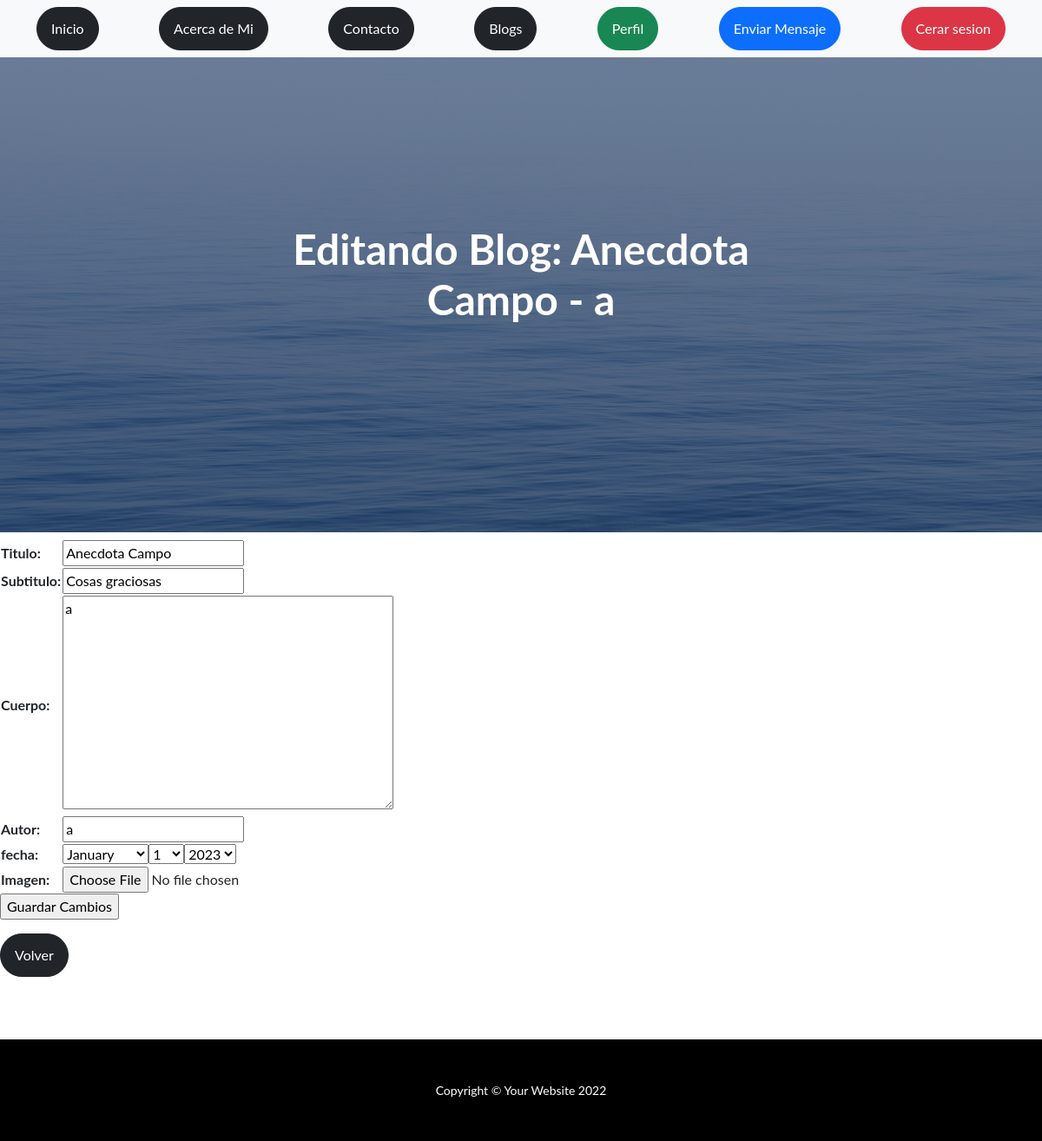
The page /editarBlog/40 (signed in) on the database its author committed.
### App/models.py (models this page shows)
class Blog(models.Model):
    titulo= models.CharField(max_length=60)
    subtitulo= models.CharField(max_length=70)
    imagen= models.ImageField(upload_to="imagenes")
    cuerpo= RichTextUploadingField()
    autor= models.CharField(max_length=30)
    fecha= models.DateField()
    def __str__(self):
        return f"{self.titulo} - {self.autor}"

### App/views.py (the view)
# urls.py: path("editarBlog/<id>", editarBlog, name="editarBlog"),
@login_required
def editarBlog(request, id):
    blog=Blog.objects.get(id=id)
    if request.method=="POST":
        form=BlogForm(request.POST, request.FILES)
        if form.is_valid():
            info=form.cleaned_data
            blog.titulo= info["titulo"]
            blog.subtitulo= info["subtitulo"]
            blog.cuerpo= info["cuerpo"]
            blog.autor= info["autor"]
            blog.fecha= info["fecha"]
            blog.imagen= info["imagen"]
            blog.save()
            blog=Blog.objects.all()
            return render(request, "App/leerBlog.html", {"blog":blog, "mensaje": "Articulo editado correctamente"})
        pass
    else:
        formulario= BlogForm(initial={"titulo":blog.titulo, "subtitulo":blog.subtitulo, "cuerpo":blog.cuerpo, "autor":blog.autor, "fecha":blog.fecha})
        return render(request, "App/editarBlog.html", {"form":formulario, "blog":blog })

### App/forms.py
class BlogForm(forms.Form):
    titulo= forms.CharField(label="Titulo", max_length=50)
    subtitulo= forms.CharField(label="Subtitulo", max_length=50)
    cuerpo= forms.CharField(label="Cuerpo", widget=forms.Textarea)
    autor= forms.CharField(label="Autor", max_length=50)
    fecha= fecha = forms.DateField(label="fecha", widget=forms.SelectDateWidget)
    imagen= forms.ImageField(label="Imagen")

### App/templates/App/editarBlog.html (shortened to what this page needs)
{% extends "App/padre.html" %}
{% load static %}
{% block titulo %}
<h1 class="mb-5">Editando Blog: {{ blog }}</h1>
{% endblock %}
{% block contenido_que_cambia %}
<form action="{% url 'editarBlog' blog.id %}" method="POST" enctype="multipart/form-data"> {% csrf_token %}
    <table>
        {{ form.as_table }}
    </table>
    <input type="submit" value="Guardar Cambios">
</form>
{% endblock %}
{% block cambiar_boton_final %}
<section>
    <a class="btn btn-dark btn-xm rounded-pill" href="http://127.0.0.1:8000/leerBlog/">Volver</a>
</section>
{% endblock %}

### rows shown on the page
Blog: titulo+autor "Anecdota Campo - a", titulo "Anecdota Campo", subtitulo "Cosas graciosas", cuerpo "a", autor "a"
